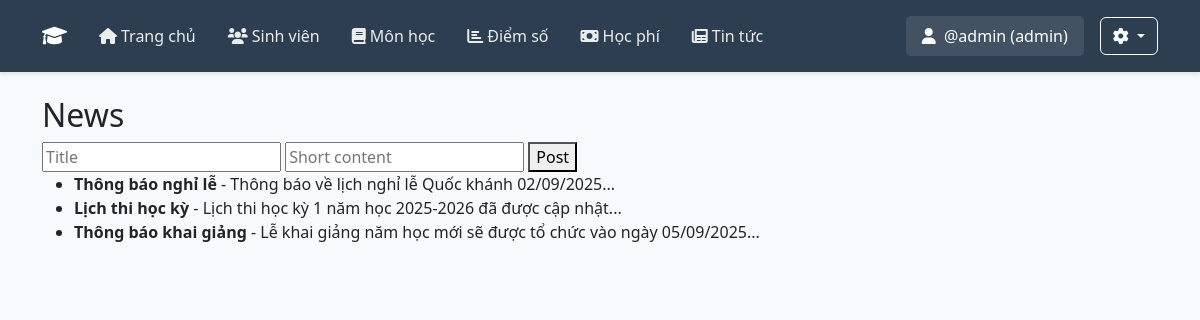
/news (signed in), run on the app's committed database.
### models.py (models this page shows)
class News(db.Model):
    id = db.Column(db.Integer, primary_key=True)
    title = db.Column(db.String(200), nullable=False)
    content = db.Column(db.Text, nullable=False)
    created_at = db.Column(db.DateTime, default=db.func.current_timestamp())
    updated_at = db.Column(db.DateTime, default=db.func.current_timestamp(), onupdate=db.func.current_timestamp())
    author = db.Column(db.String(50))  # username of the creator

### app.py (the view)
@app.route('/news', methods=['GET','POST'])
def news():
    if not require_login(): return redirect(url_for('login'))
    if request.method == 'POST':
        n = News(title=request.form['title'], content=request.form['content'])
        db.session.add(n); db.session.commit()
    items = News.query.order_by(News.id.desc()).all()
    return render_template('news.html', items=items)

### app.py (called while the page is built)
def require_login():
    return 'user_id' in session

### templates/news.html
{% extends "base.html" %}
{% block content %}
  <h2>News</h2>
  <form method="post">
    <input name="title" placeholder="Title" required>
    <input name="content" placeholder="Short content" required>
    <button type="submit">Post</button>
  </form>
  <ul>
    {% for n in items %}
      <li><b>{{ n.title }}</b> - {{ n.content }}</li>
    {% endfor %}
  </ul>
{% endblock %}

### templates/base.html (style rules this page uses)
:root { --primary-color: #2c3e50; --secondary-color: #3498db; }
body { font-family: 'Segoe UI', system-ui, sans-serif; background-color: #f8f9fa; }

### data on the page
News: title "Thông báo nghỉ lễ", content "Thông báo về lịch nghỉ lễ Quốc khánh 02/09/2025..."
News: title "Lịch thi học kỳ", content "Lịch thi học kỳ 1 năm học 2025-2026 đã được cập nhật..."
News: title "Thông báo khai giảng", content "Lễ khai giảng năm học mới sẽ được tổ chức vào ngày 05/09/2025..."

### other printed values
{{ session.username }} "@admin"
{{ session.role }} "admin"
